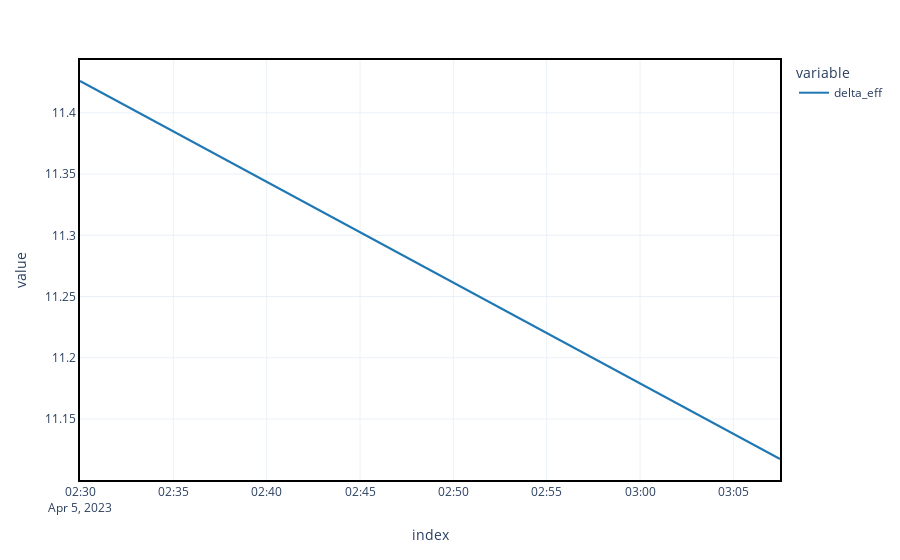

Notebook code cell kept with this figure:
### Markdown cell above
## Visualizing Results

Let's create some visualizations to better understand the evaluation results:

### Code cell
evaluation.df["delta_eff"].plot()

### Figure 1 — Plotly figure (JSON) as saved in the notebook; plotly's stock layout.template omitted (floating-point values rounded to 4 significant figures)
{"data": [{"hovertemplate": "variable=delta_eff<br>index=%{x}<br>value=%{y}<extra></extra>", "legendgroup": "delta_eff", "line": {"color": "#1f77b4", "dash": "solid"}, "marker": {"symbol": "circle"}, "mode": "lines", "name": "delta_eff", "orientation": "v", "showlegend": true, "type": "scatter", "x": ["2023-04-05T02:30:00", "2023-04-05T03:07:30"], "xaxis": "x", "y": [11.43, 11.12], "yaxis": "y"}], "layout": {"legend": {"title": {"text": "variable"}, "tracegroupgap": 0}, "margin": {"t": 60}, "xaxis": {"anchor": "y", "domain": [0, 1], "title": {"text": "index"}}, "yaxis": {"anchor": "x", "domain": [0, 1], "title": {"text": "value"}}}}
